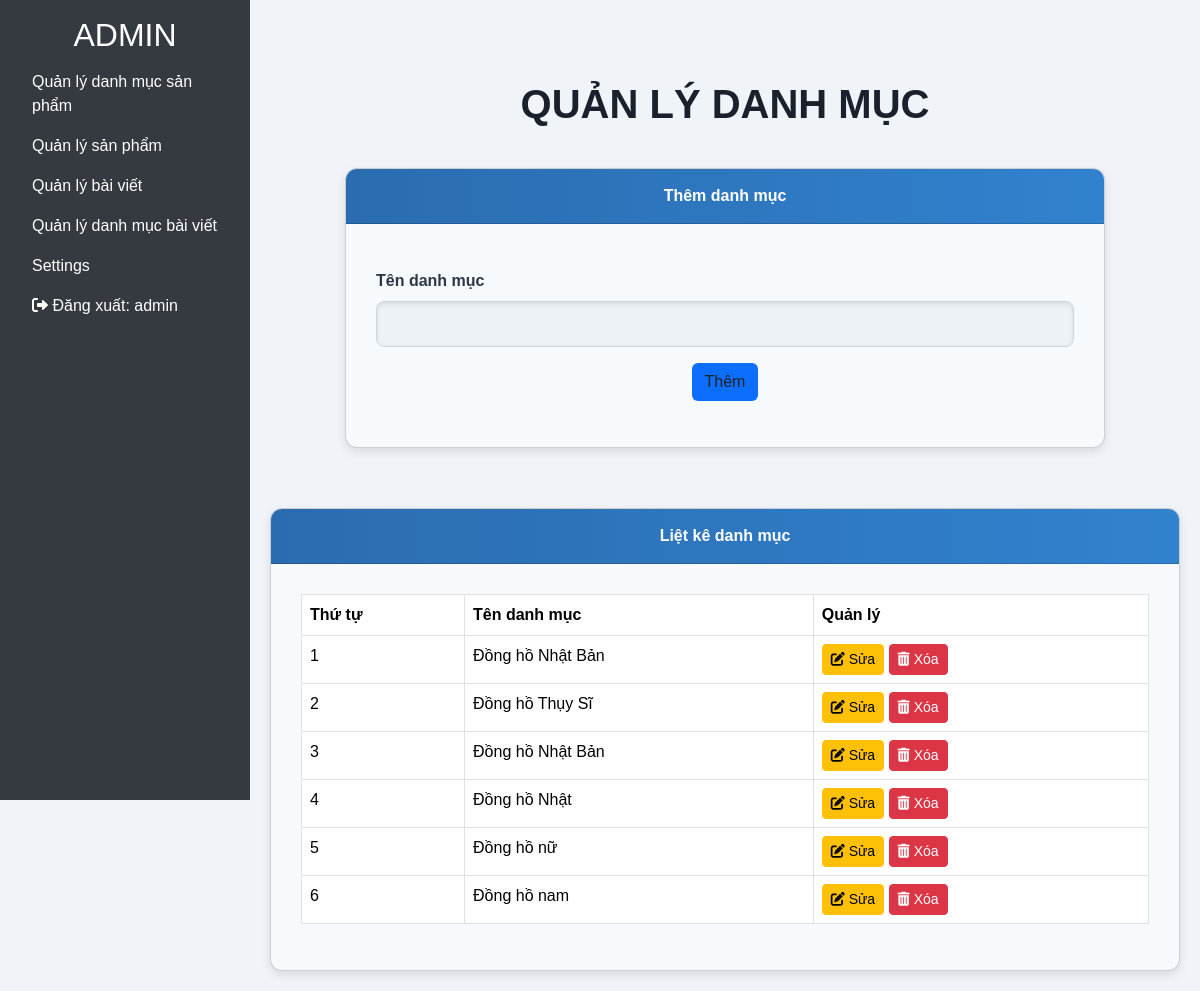
The page /admin/pages/index.php?action=quanlydanhmucsanpham&query=them (signed in) on the database its author committed.
### tables this page shows
CREATE TABLE `danhmuc` (
  `MaDanhMucSP` int(11) NOT NULL,
  `TenDanhMucSP` varchar(100) NOT NULL
);

### admin/modules/quanlydanhmucsanpham/lietke.php (the view)
<?php
    $sql_lietke_danhmucsp = "SELECT * FROM danhmuc ORDER BY MaDanhMucSP DESC";
    $query_lietke_danhmucsp =  mysqli_query($mysqli,$sql_lietke_danhmucsp);
?>
<div class="card">
            <div class="card-header">
                Liệt kê danh mục
            </div>
            <div class="card-body">
                <table class="table table-bordered">
                    <thead>
                        <tr>
                            <th>Thứ tự</th>
                            <th>Tên danh mục</th>
                            <th>Quản lý</th>
                        </tr>
                    </thead>
                    <tbody id="categoryTableBody">
                        <?php
                            $i = 0;
                            while($row = mysqli_fetch_array($query_lietke_danhmucsp)){
                                $i++;
                        ?>
                        <tr>
                            <td><?php echo $i?></td>
                            <td><?php echo $row['TenDanhMucSP']?></td>
                            <td>
                                <a href="index.php?action=quanlydanhmucsanpham&query=sua&iddanhmuc=<?php echo $row['MaDanhMucSP'];?>"><button class="btn btn-warning btn-sm"><i class="fas fa-edit"></i> Sửa</button></a>
                                <a href="../modules/quanlydanhmucsanpham/xuly.php?iddanhmuc=<?php echo $row['MaDanhMucSP'];?>"><button class="btn btn-danger btn-sm"><i class="fas fa-trash-alt"></i> Xóa</button></a>
                            </td>
                        </tr>
                        <?php
                            }
                        ?>
                    </tbody>
                </table>
            </div>
</div>

### admin/css/styleAdmin.css (style rules this page uses)
body { font-family: 'Roboto', sans-serif; }

### admin/css/quanly.css (style rules this page uses)
body { font-family: Arial, sans-serif; background-color: #f0f4f8; margin: 0; padding: 0; }
.card { background-color: #f7fafc; border-radius: 12px; box-shadow: 0 4px 10px rgba(0, 0, 0, 0.1); overflow: hidden; }
.card-header { text-align: center; font-weight: bold; color: white; background: linear-gradient(90deg, #2b6cb0, #3182ce); padding: 15px; }
.card-body { padding: 30px; }

### rows shown on the page
danhmuc: TenDanhMucSP "Đồng hồ Nhật Bản"
danhmuc: TenDanhMucSP "Đồng hồ Thụy Sĩ"
danhmuc: TenDanhMucSP "Đồng hồ Nhật Bản"
danhmuc: TenDanhMucSP "Đồng hồ Nhật"
danhmuc: TenDanhMucSP "Đồng hồ nữ"
danhmuc: TenDanhMucSP "Đồng hồ nam"

### other values the page prints
$_SESSION['dangnhap'] "admin"
